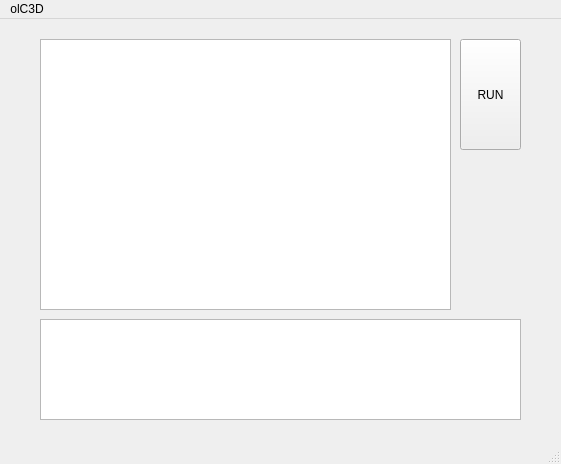
<?xml version="1.0" encoding="UTF-8"?>
<ui version="4.0">
 <class>MainWindow</class>
 <widget class="QMainWindow" name="MainWindow">
  <property name="geometry">
   <rect>
    <x>0</x>
    <y>0</y>
    <width>561</width>
    <height>464</height>
   </rect>
  </property>
  <property name="windowTitle">
   <string>MainWindow</string>
  </property>
  <widget class="QWidget" name="centralwidget">
   <widget class="QPushButton" name="pushButton_2">
    <property name="geometry">
     <rect>
      <x>460</x>
      <y>20</y>
      <width>61</width>
      <height>111</height>
     </rect>
    </property>
    <property name="text">
     <string>RUN</string>
    </property>
   </widget>
   <widget class="QTextEdit" name="textEdit">
    <property name="geometry">
     <rect>
      <x>40</x>
      <y>20</y>
      <width>411</width>
      <height>271</height>
     </rect>
    </property>
   </widget>
   <widget class="QTextEdit" name="textEdit_2">
    <property name="geometry">
     <rect>
      <x>40</x>
      <y>300</y>
      <width>481</width>
      <height>101</height>
     </rect>
    </property>
   </widget>
  </widget>
  <widget class="QMenuBar" name="menubar">
   <property name="geometry">
    <rect>
     <x>0</x>
     <y>0</y>
     <width>561</width>
     <height>21</height>
    </rect>
   </property>
   <widget class="QMenu" name="menuolC3D">
    <property name="title">
     <string>olC3D</string>
    </property>
   </widget>
   <addaction name="menuolC3D"/>
  </widget>
  <widget class="QStatusBar" name="statusbar"/>
 </widget>
 <resources/>
 <connections/>
</ui>
